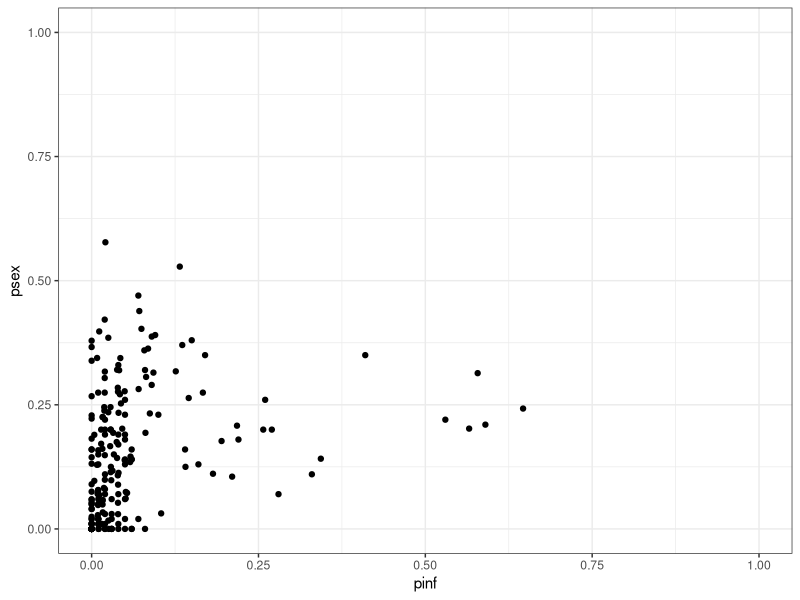
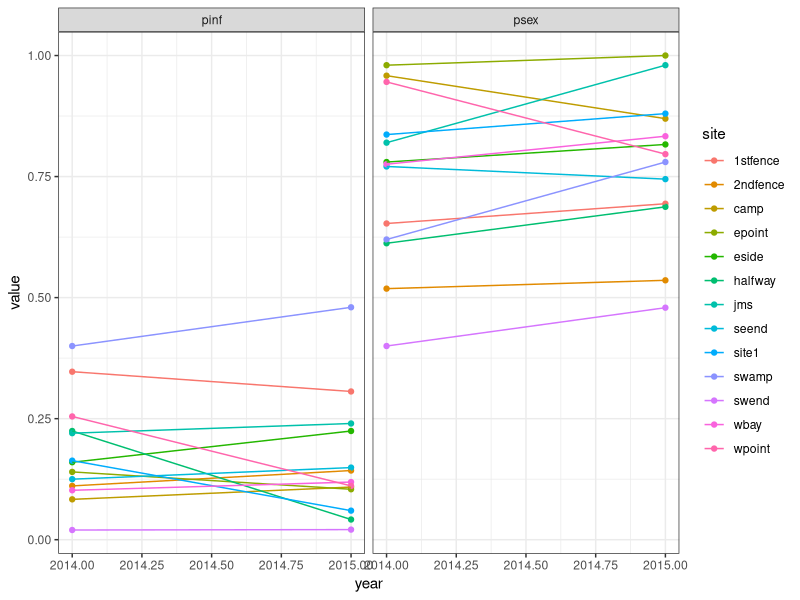
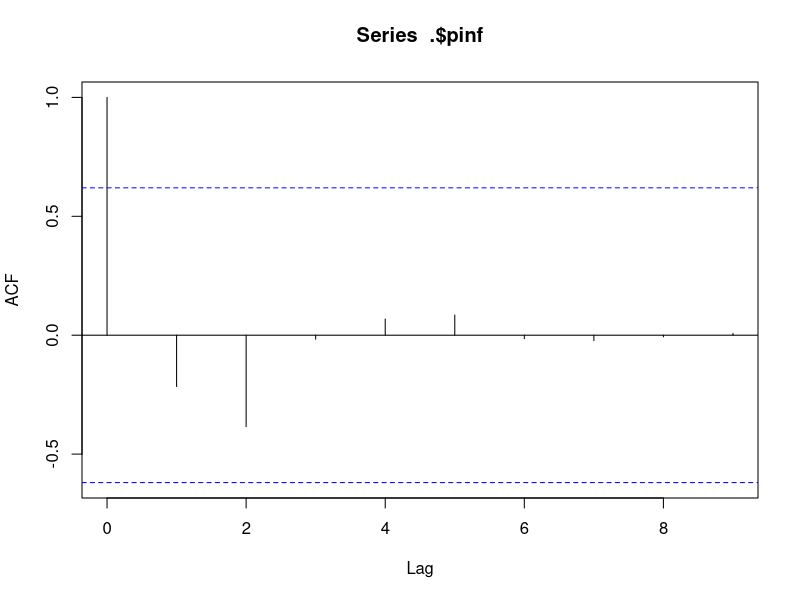
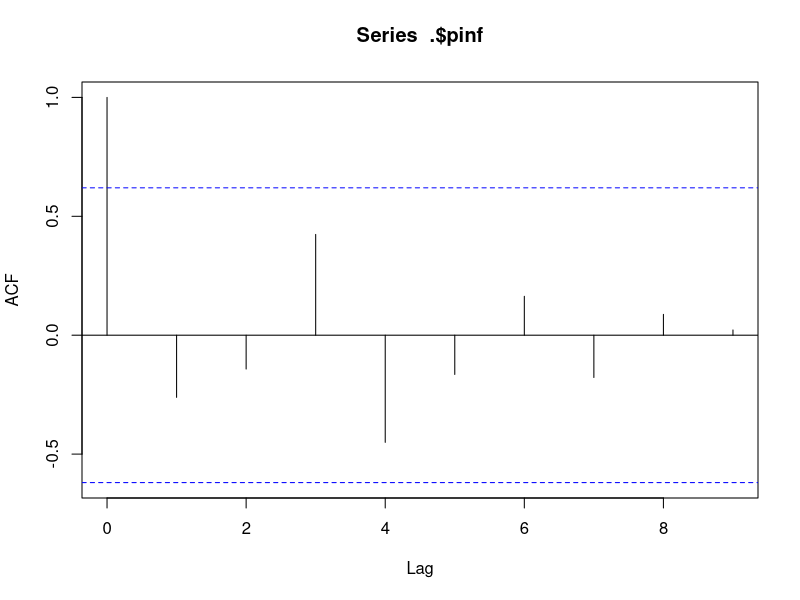
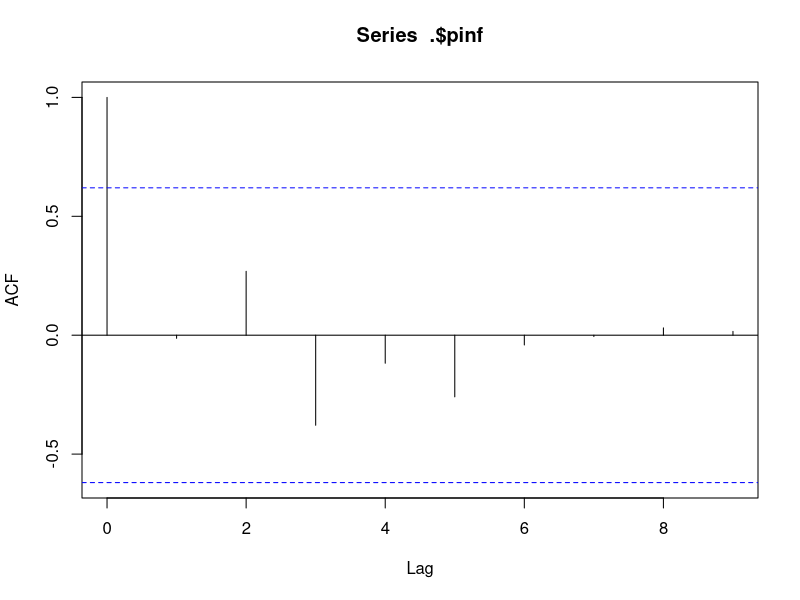
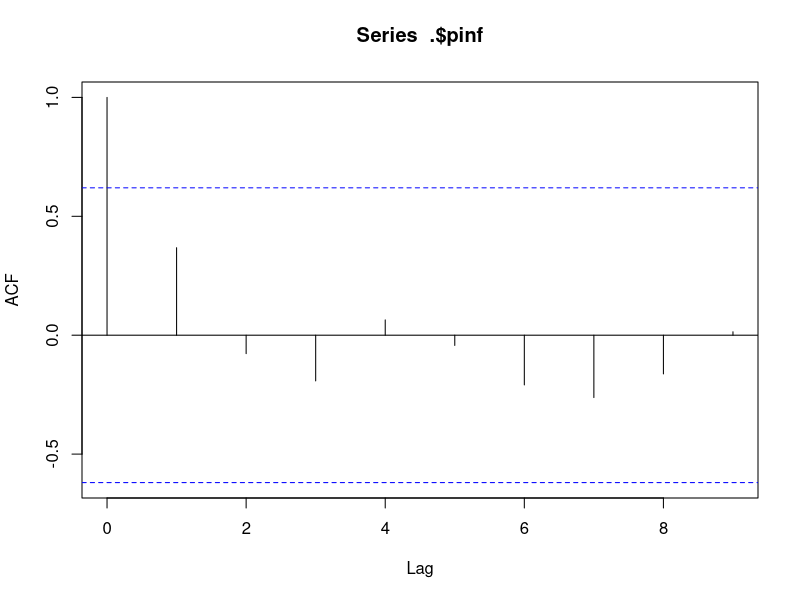
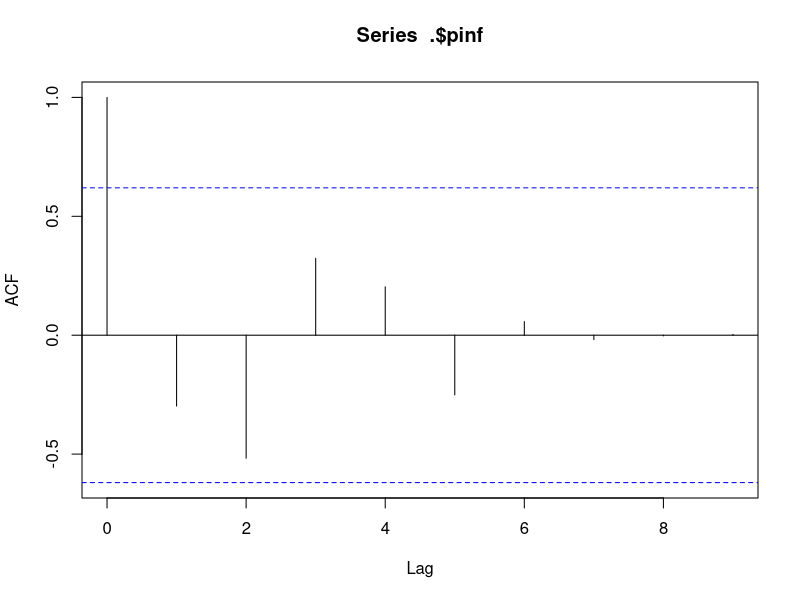
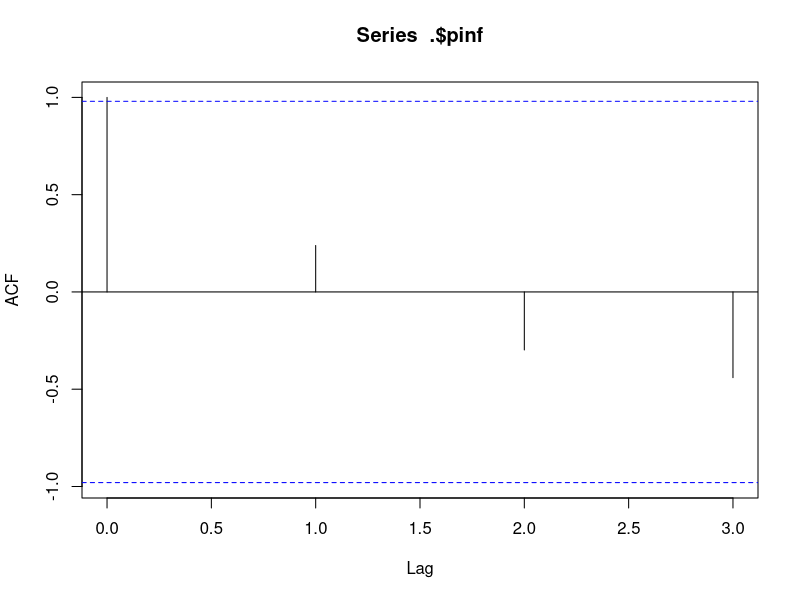

Source code (R) for these figures, in order: (Note: this script raises an error after producing the figures.)
## ---- chunk 1
library(ggplot2); theme_set(theme_bw())
library(dplyr)
library(tidyr)
library(readxl)
library(lme4)
## ---- chunk 2

vergara2014 <- read_excel("vergara_2014.xlsx", sheet=1)
vergara2013 <- read.csv("vergara_2013_15_lakes.txt", sep="\t")
vergara2013a <- read.csv("vergara_2013_alexandrina.txt", sep="\t")

vergara2013_lakes <- c("Grasmere",
                       "Heron",
                       "Ida",
                       "Kaniere",
                       "Mapourika",
                       "Rotoiti",
                       "Rotora",
                       "Selfe")

vergara2013 %>%
    filter(lake %in% vergara2013_lakes)    


v <- vergara2013 %>%
    group_by(year, lake, sites, habitat) %>%
    summarize(psex=mean(sex=="male"),
              pinf=mean(Microphallus))

ggplot(v, aes(pinf, psex)) +
    geom_point() +
    ylim(c(0, 1)) +
    xlim(c(0, 1))

vergara2013a %>% as.tbl %>% group_by(year, lake, sites, habitat) %>% summarize(psex=mean(sex=="male"), pinf=mean(as.numeric(as.character(Microphallus)), na.rm=TRUE)) -> vv
## ---- chunk 3
gibson <- read.csv("gibson_2016_b.csv") %>%
    select(-X, -length) %>%
    filter(!is.na(year))

gibson2 <- gibson %>% 
    group_by(year, site) %>%
    summarize(pinf=mean(infected), psex=mean(ploidy==2))

gibson2 %>%
    gather(key, value, -year, -site) %>%
    ggplot(aes(year, value, col=site)) +
    geom_point() +
    geom_line() +
    facet_grid(~key)
## ---- chunk 4
gibson_a <- read.csv("gibson_2016_a.csv")

gibson3 <- gibson_a %>%
    group_by(year, sites) %>%
    summarize(pinf=mean(mic))

gibson3 %>%
    group_by(sites) %>%
    do(acf(.$pinf))

gibson3 %>%
    filter(sites=="wbay") %>%
    group_by() %>%
    select(pinf) %>% unlist %>% acf


g <- gibson3 %>%
    spread(sites, pinf)


plot(g$wbay, type="l")

matplot(g[2:14], type="l", ylim=c(0, 1))

ccf(g[2:14], g[2:14])
